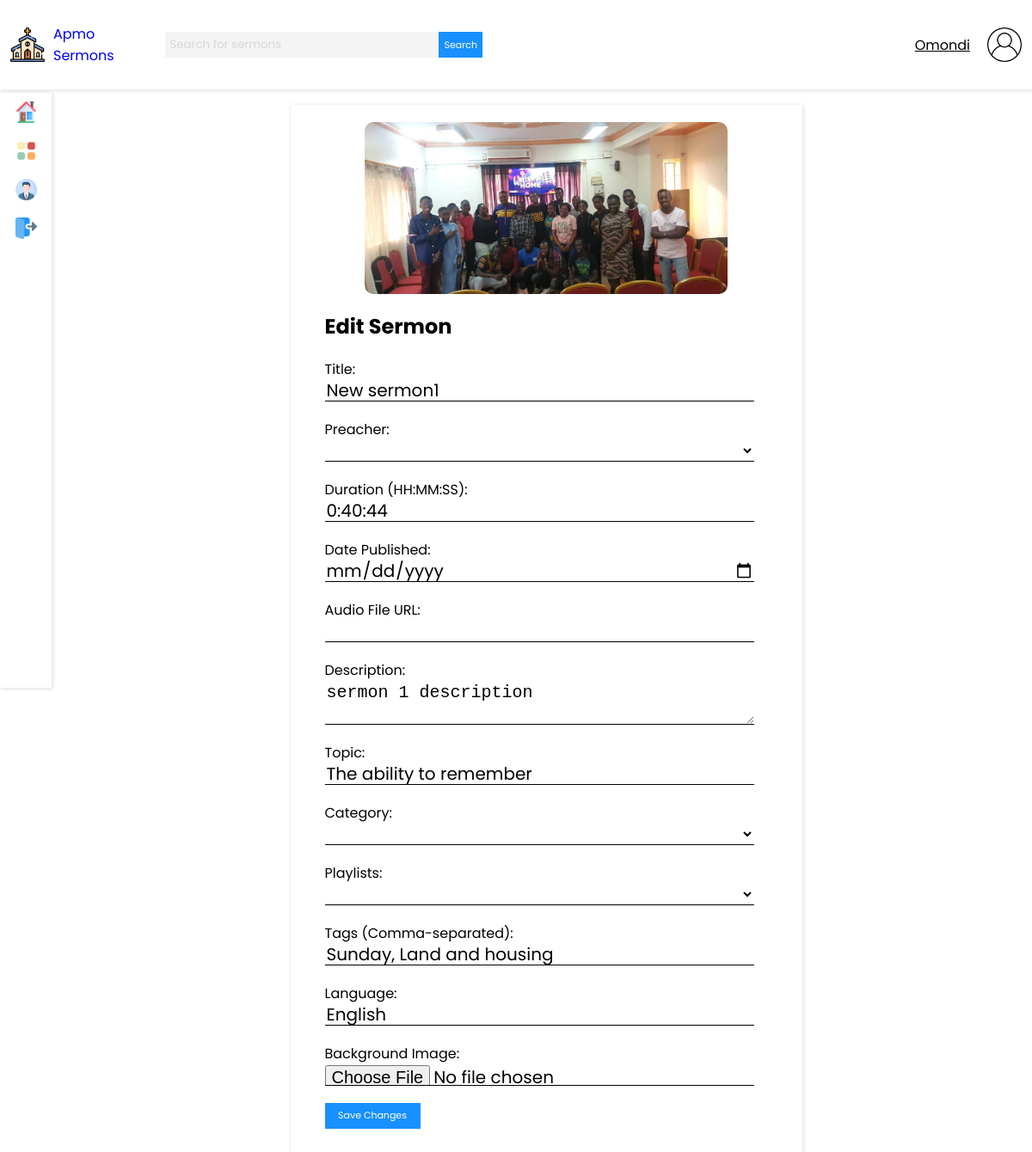
The app's page /sermons/edit-sermon/5/ (signed in) with its own data.
### base_apmo/models.py (models this page shows, shortened)
class Sermon(models.Model):
    title = models.CharField(max_length=255, verbose_name=_("Title"))
    preacher = models.ForeignKey(
        'Preacher', on_delete=models.CASCADE, related_name="sermons", verbose_name=_("Preacher")
    )
    duration = models.DurationField(verbose_name=_("Duration"))  # Store duration in HH:MM:SS format
    date_published = models.DateField(verbose_name=_("Date Published"))
    audio_file = models.FileField(upload_to='audio/sermons/', verbose_name=_("Audio File"), null=True, blank=True)
    description = models.TextField(verbose_name=_("Description"))
    topic = models.CharField(max_length=255, verbose_name=_("Topic"))
    category = models.ForeignKey(
        'Category', on_delete=models.CASCADE, related_name="sermons", verbose_name=_("Category")
    )
    playlists = models.ManyToManyField(
        'Playlist', related_name="sermons", blank=True, verbose_name=_("Playlists")
    )
    tags = models.CharField(max_length=255, blank=True, verbose_name=_("Tags"))  # Comma-separated tags
    language = models.CharField(max_length=50, verbose_name=_("Language"))
    play_count = models.PositiveIntegerField(default=0, verbose_name=_("Play Count"))
    likes_count = models.PositiveIntegerField(default=0, verbose_name=_("Likes Count"))
    bg_picture = models.ImageField(upload_to='images/sermons/', null=True, blank=True)

### base_apmo/views.py (the view)
# urls.py: path('sermons/edit-sermon/<str:pk>/', views.editSermon, name='edit_sermon'),
@login_required
def editSermon(request, pk):
    sermon = Sermon.objects.get(id=pk)
    context = {
        'sermon' : sermon,
    }
    if request.method == "POST":
        form = SermonForm(request.POST, instance=sermon)
        if form.is_valid():
            messages.success(request, "Sermon has been edited successfully")
            form.save()
            return redirect("home")
    return render(request, "sermons/edit_sermons.html", context)

### templates/sermons/edit_sermons.html (shortened to what this page needs)
{% extends 'main.html' %}
{% block content %}
<div class="center">
    <div class="form-container books-form">
        {% if sermon.bg_picture %}
        <div style="margin-bottom: 10px; text-align: center;">
            <img
                src="{{ sermon.bg_picture.url }}"
                alt="Background Image"
                height="200"
                style="border-radius: 10px;"
            />
        </div>
        {% endif %}
        <h2 class="books-form-header">Edit Sermon</h2>
        <form method="post" enctype="multipart/form-data">
            <div class="input-containter">
                <label class="input-label" for="title">Title: </label>
                <input class="input" id="title" name="title" type="text" value="{{ sermon.title }}" required />
            </div>
            <div class="input-containter">
                <label class="input-label" for="preacher">Preacher: </label>
                <select class="input" id="preacher" name="preacher" required>
                </select>
            </div>
            <div class="input-containter">
                <label class="input-label" for="duration">Duration (HH:MM:SS): </label>
                <input
                    class="input"
                    id="duration"
                    name="duration"
                    type="text"
                    placeholder="HH:MM:SS"
                    value="{{ sermon.duration }}"
                    required
                />
            </div>
            <div class="input-containter">
                <label class="input-label" for="date_published">Date Published: </label>
                <input
                    class="input"
                    id="date_published"
                    name="date_published"
                    type="date"
                    value="{{ sermon.date_published }}"
                    required
                />
            </div>
            <div class="input-containter">
                <label class="input-label" for="audio_file_url">Audio File URL: </label>
                <input
                    class="input"
                    id="audio_file_url"
                    name="audio_file_url"
                    type="url"
                    value="{{ sermon.audio_file_url }}"
                    required
                />
            </div>
            <div class="input-containter">
                <label class="input-label" for="description">Description: </label>
                <textarea class="input" id="description" name="description" required>{{ sermon.description }}</textarea>
            </div>
            <div class="input-containter">
                <label class="input-label" for="topic">Topic: </label>
                <input class="input" id="topic" name="topic" type="text" value="{{ sermon.topic }}" required />
            </div>
            <div class="input-containter">
                <label class="input-label" for="category">Category: </label>
                <select class="input" id="category" name="category" required>
                </select>
            </div>
            <div class="input-containter">
                <label class="input-label" for="playlists">Playlists: </label>
                <select class="input" id="playlists" name="playlists">
                </select>
            </div>
            <div class="input-containter">
                <label class="input-label" for="tags">Tags (Comma-separated): </label>
                <input class="input" id="tags" name="tags" type="text" value="{{ sermon.tags }}" />
            </div>
            <div class="input-containter">
                <label class="input-label" for="language">Language: </label>
                <input class="input" id="language" name="language" type="text" value="{{ sermon.language }}" required />
            </div>
            <div class="input-containter">
                <label class="input-label" for="bg_picture">Background Image: </label>
                <input class="input" id="bg_picture" name="bg_picture" type="file" />
            </div>
            <button type="submit">Save Changes</button>
        </form>
    </div>
</div>
{% endblock %}

### templates/navbar.html
{% load static %}
<nav class="navbar">
    <div class="nav-logo-search">
        <a href="{% url 'home' %}" class="navbar-brand">
            <img class="navbar-image" src="{% static 'images/church.png' %}" alt="">
            <span>Apmo Sermons</span>
        </a>
        <form method="GET" action="" class="nav-search nav-search-responsive">
            <input value="{{ q }}" name="q" class="nav-search-input" type="text" placeholder="Search for sermons">
            <button class="nav-search-button" type="submit">Search</button>
        </form>
    </div>
    <div class="nav-user-profile">
        <span>{{ request.user }}</span>
        <img class="navbar-image" src="{% static 'images/user.png' %}" alt="">
    </div>
</nav>

### static/styles/main13.css (style rules this page uses)
body { font-family: 'Poppins', sans-serif; padding: 0; margin: 0; background-color: #fff; box-sizing: border-box; }
a,input,button { text-decoration: none; font-family: 'Poppins'; }
.navbar { height: 13vh; background-color: #fff; box-shadow: 1px 1px 4px 1px rgba(0, 0, 0, 0.1); display: flex; flex-direction: row; align-items: center; padding: 0 1%; position: fixed; top: 0; left: 0; width: 98%; }
.nav-logo-search { display: flex; width: 50%; justify-content: space-between; align-items: center; }
.navbar-brand { display: block; width: 30%; display: flex; align-items: center; }
.navbar-brand span { margin: 0 10px; }
.navbar-image { height: 40px; width: 40px; }
.nav-search { width: 70%; display: flex; flex-direction: row; margin: 10px 10px; }
.nav-search-input { border: 0; background-color: #f4f4f4; height: 30px; width: 80%; margin: 0; padding: 5px; outline: none; }
.nav-search-input::placeholder { color: #d7d7d7; font-family: 'Poppins'; }
.nav-search-button { background-color: #1890ff; color: #ffffff; border: 0; border-radius: 0; transition: .3s ease-in; font-size: 11px; }
.nav-user-profile { width: 50%; display: flex; justify-content: flex-end; align-items: center; }
.nav-user-profile span { margin: 0 20px; text-decoration: underline; cursor: pointer; }
.center { display: flex; justify-content: center; align-items: center; }
.books-form { width: 50%; }
.form-container { padding: 20px; background-color: #fff; box-shadow: 1px 1px 4px 1px rgba(0, 0, 0, 0.1); }
.input-containter { width: 100%; margin: 20px; display: flex; flex-direction: column; }
.input-containter label { width: 100%; }
.input-containter input { width: 90%; height: 25px; border: 0; border-bottom: 1px solid rgba(0, 0, 0); font-size: 20px; outline: 0; transition: .3s ease-in; }
.input-containter select { width: 90%; height: 25px; border: 0; border-bottom: 1px solid rgba(0, 0, 0); font-size: 20px; outline: 0; transition: .3s ease-in; background-color: transparent; }
.input-containter textarea { width: 90%; border: 0; border-bottom: 1px solid rgba(0, 0, 0); font-size: 20px; outline: 0; }
.books-form-header { margin-left: 20px; }
.form-container button { background-color: #1890ff; color: #ffffff; border: 0; border-radius: 0; transition: .3s ease-in; font-size: 11px; height: 30px; width: 20%; margin-left: 20px; }

### static/styles/main1234.css (style rules this page uses)
body { font-family: 'Poppins', sans-serif; padding: 0; margin: 0; background-color: #fff; box-sizing: border-box; }
a,input,button { text-decoration: none; font-family: 'Poppins'; }
.navbar { height: 13vh; background-color: #fff; box-shadow: 1px 1px 4px 1px rgba(0, 0, 0, 0.1); display: flex; flex-direction: row; align-items: center; padding: 0 1%; position: fixed; top: 0; left: 0; width: 98%; }
.nav-logo-search { display: flex; width: 50%; justify-content: space-between; align-items: center; }
.navbar-brand { display: block; width: 30%; display: flex; align-items: center; }
.navbar-brand span { margin: 0 10px; }
.navbar-image { height: 40px; width: 40px; }
.nav-search { width: 70%; display: flex; flex-direction: row; margin: 10px 10px; }
.nav-search-input { border: 0; background-color: #f4f4f4; height: 30px; width: 80%; margin: 0; padding: 5px; outline: none; }
.nav-search-input::placeholder { color: #d7d7d7; font-family: 'Poppins'; }
.nav-search-button { background-color: #1890ff; color: #ffffff; border: 0; border-radius: 0; transition: .3s ease-in; font-size: 11px; }
.nav-user-profile { width: 50%; display: flex; justify-content: flex-end; align-items: center; }
.nav-user-profile span { margin: 0 20px; text-decoration: underline; cursor: pointer; }
.center { display: flex; justify-content: center; align-items: center; }
.books-form { width: 50%; }
.form-container { padding: 20px; background-color: #fff; box-shadow: 1px 1px 4px 1px rgba(0, 0, 0, 0.1); }
.input-containter { width: 100%; margin: 20px; display: flex; flex-direction: column; }
.input-containter label { width: 100%; }
.input-containter input { width: 90%; height: 25px; border: 0; border-bottom: 1px solid rgba(0, 0, 0); font-size: 20px; outline: 0; transition: .3s ease-in; }
.input-containter textarea { width: 90%; border: 0; border-bottom: 1px solid rgba(0, 0, 0); font-size: 20px; outline: 0; }
.books-form-header { margin-left: 20px; }
.form-container button { background-color: #1890ff; color: #ffffff; border: 0; border-radius: 0; transition: .3s ease-in; font-size: 11px; height: 30px; width: 20%; margin-left: 20px; }

### records on screen
Sermon: bg_picture (picture), title "New sermon1", duration "0:40:44", description "sermon 1 description", topic "The ability to remember", tags "Sunday, Land and housing", language "English"

### other values on screen
{{ request.user }} "Omondi"
